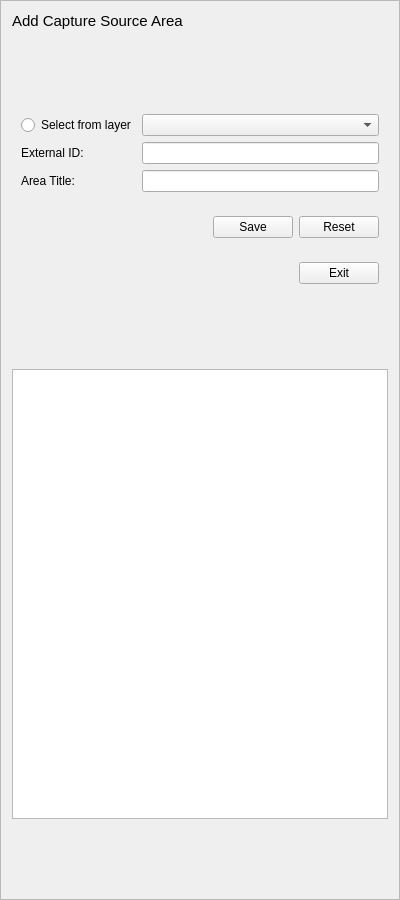
<?xml version="1.0" encoding="UTF-8"?>
<ui version="4.0">
 <class>f_new_capture_source</class>
 <widget class="QFrame" name="f_new_capture_source">
  <property name="geometry">
   <rect>
    <x>0</x>
    <y>0</y>
    <width>400</width>
    <height>900</height>
   </rect>
  </property>
  <property name="minimumSize">
   <size>
    <width>400</width>
    <height>400</height>
   </size>
  </property>
  <property name="maximumSize">
   <size>
    <width>400</width>
    <height>900</height>
   </size>
  </property>
  <property name="windowTitle">
   <string>New Capture Source</string>
  </property>
  <property name="frameShape">
   <enum>QFrame::StyledPanel</enum>
  </property>
  <property name="frameShadow">
   <enum>QFrame::Raised</enum>
  </property>
  <layout class="QGridLayout" name="gridLayout_2">
   <item row="7" column="0" colspan="2">
    <widget class="QWidget" name="widget_2" native="true">
     <layout class="QHBoxLayout" name="horizontalLayout">
      <item>
       <spacer name="horizontalSpacer">
        <property name="orientation">
         <enum>Qt::Horizontal</enum>
        </property>
        <property name="sizeHint" stdset="0">
         <size>
          <width>40</width>
          <height>20</height>
         </size>
        </property>
       </spacer>
      </item>
      <item>
       <widget class="QPushButton" name="btn_exit">
        <property name="maximumSize">
         <size>
          <width>85</width>
          <height>27</height>
         </size>
        </property>
        <property name="text">
         <string>Exit</string>
        </property>
       </widget>
      </item>
     </layout>
    </widget>
   </item>
   <item row="4" column="0" colspan="2">
    <widget class="QWidget" name="widget" native="true">
     <layout class="QGridLayout" name="gridLayout">
      <item row="2" column="1">
       <widget class="QLineEdit" name="le_area_title"/>
      </item>
      <item row="2" column="0">
       <widget class="QLabel" name="l_area_title">
        <property name="text">
         <string>Area Title:</string>
        </property>
       </widget>
      </item>
      <item row="1" column="0">
       <widget class="QLabel" name="l_external_id">
        <property name="text">
         <string>External ID:</string>
        </property>
       </widget>
      </item>
      <item row="1" column="1">
       <widget class="QLineEdit" name="le_external_id"/>
      </item>
      <item row="0" column="0">
       <widget class="QRadioButton" name="rb_select_from_layer">
        <property name="text">
         <string>Select from layer</string>
        </property>
       </widget>
      </item>
      <item row="0" column="1">
       <widget class="QgsMapLayerComboBox" name="mcb_selection_layer"/>
      </item>
     </layout>
    </widget>
   </item>
   <item row="11" column="0">
    <spacer name="verticalSpacer_3">
     <property name="orientation">
      <enum>Qt::Vertical</enum>
     </property>
     <property name="sizeHint" stdset="0">
      <size>
       <width>20</width>
       <height>40</height>
      </size>
     </property>
    </spacer>
   </item>
   <item row="10" column="0" colspan="2">
    <widget class="QTableWidget" name="tbl_capture_source_area">
     <property name="minimumSize">
      <size>
       <width>0</width>
       <height>450</height>
      </size>
     </property>
    </widget>
   </item>
   <item row="0" column="0">
    <widget class="QLabel" name="label">
     <property name="font">
      <font>
       <pointsize>11</pointsize>
      </font>
     </property>
     <property name="text">
      <string>Add Capture Source Area</string>
     </property>
    </widget>
   </item>
   <item row="9" column="0">
    <spacer name="verticalSpacer_2">
     <property name="orientation">
      <enum>Qt::Vertical</enum>
     </property>
     <property name="sizeHint" stdset="0">
      <size>
       <width>20</width>
       <height>40</height>
      </size>
     </property>
    </spacer>
   </item>
   <item row="6" column="0" colspan="2">
    <widget class="QWidget" name="horizontalWidget" native="true">
     <layout class="QHBoxLayout" name="horizontalLayout_2">
      <item>
       <spacer name="horizontalSpacer_2">
        <property name="orientation">
         <enum>Qt::Horizontal</enum>
        </property>
        <property name="sizeHint" stdset="0">
         <size>
          <width>40</width>
          <height>20</height>
         </size>
        </property>
       </spacer>
      </item>
      <item>
       <widget class="QPushButton" name="btn_save">
        <property name="maximumSize">
         <size>
          <width>85</width>
          <height>27</height>
         </size>
        </property>
        <property name="text">
         <string>Save</string>
        </property>
       </widget>
      </item>
      <item>
       <widget class="QPushButton" name="btn_reset">
        <property name="text">
         <string>Reset</string>
        </property>
       </widget>
      </item>
     </layout>
    </widget>
   </item>
   <item row="1" column="0">
    <spacer name="verticalSpacer">
     <property name="orientation">
      <enum>Qt::Vertical</enum>
     </property>
     <property name="sizeHint" stdset="0">
      <size>
       <width>20</width>
       <height>40</height>
      </size>
     </property>
    </spacer>
   </item>
  </layout>
 </widget>
 <customwidgets>
  <customwidget>
   <class>QgsMapLayerComboBox</class>
   <extends>QComboBox</extends>
   <header>qgsmaplayercombobox.h</header>
  </customwidget>
 </customwidgets>
 <resources/>
 <connections/>
</ui>
